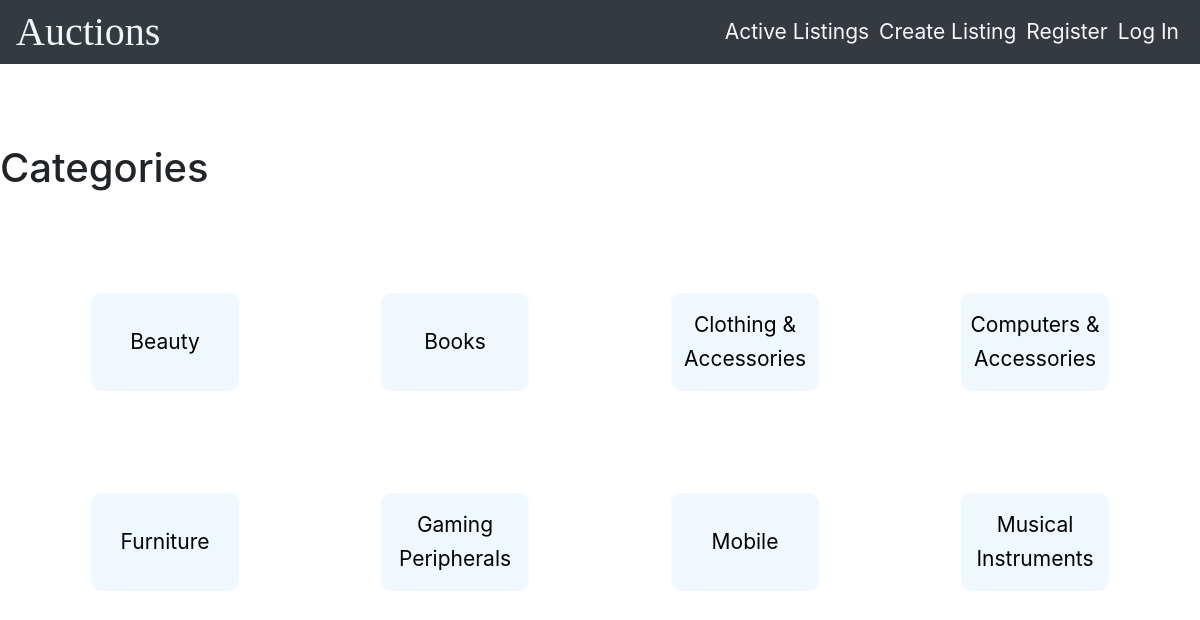
The page /categories on the database its author committed.
### auctions/models.py (models this page shows, shortened)
class Listing(models.Model):
    title = models.CharField(max_length=65)
    discription = models.TextField(max_length=500)
    offer = models.FloatField(blank=False)
    url = models.URLField()
    category = models.CharField(max_length=250)
    status = models.BooleanField(default=True)
    author = models.ForeignKey(User, on_delete=models.CASCADE, related_name='auction')
    created = models.DateTimeField(default=timezone.now)
    winner = models.ForeignKey(User, on_delete=models.PROTECT, null=True, blank=True, related_name="winner")
    watch_list = models.ManyToManyField(User, blank=True, related_name='onlooker')

### auctions/views.py (the view)
# urls.py: path("categories", views.categories, name="categories"),
def categories(request):
    listings = Listing.objects.order_by('category').values('category').distinct()
    if request.method == "GET":
        return render(request, "auctions/categories.html", {
            "listings": listings,
        })

### auctions/templates/auctions/categories.html
{% extends "auctions/layout.html" %}
{% load static %}
{% block body %}
	<p class="h1">Categories</p>
	<div class="flex cats">
	{% for item in listings %}
		<div class="flex cat">
			<span><a href="{%url 'category' item.category %}">{{item.category}}</a></span>
		</div>
	{% endfor %}
</div>
{% endblock %}

### auctions/templates/auctions/layout.html (shortened to what this page needs)
{% load static %}
<!DOCTYPE html>
<html lang="en">
    <head>
        <link rel="stylesheet" href="https://stackpath.bootstrapcdn.com/bootstrap/4.4.1/css/bootstrap.min.css">
        <link type="text/css" href="{% static 'auctions/styles.css' %}" rel="stylesheet">
    </head>
    <body>
        <header>
            <nav class="navbar navbar-expand-lg navbar-dark bg-dark ">
                <h1>Auctions</h1>
                <div class="collapse navbar-collapse" id="navbarColor01">
                    <ul class="navbar-nav mr-auto">
                        <li class="nav-item active">
                        <a href="{% url 'index' %}">Active Listings</a>
                        </li>
                        <li class="nav-item">
                        <a href="{% url 'createlisting' %}">Create Listing</a>
                        </li>
                        {% if user.is_authenticated %}
                        <li class="nav-item">
                            <a href="{% url 'watchlist' %}">
                                WatchList <p class="badge badge-secondary h-75">{{user.watchlist_count}}</p>
                            </a>
                        </li>
                        <li class="nav-item">
                            <a href="{% url 'categories' %}">Categories</a>
                        </li>
                        <li class="nav-item">
                            <a href="{% url 'logout' %}">Log Out</a>
                            </li>
                    {% else %}
                        <li class="nav-item">
                            <a href="{% url 'register' %}">Register</a>
                        </li>
                        <li class="nav-item">
                            <a href="{% url 'login' %}">Log In</a>
                        </li>
                    {%endif%}
                    </ul>
                </div>
            </nav>
        </header>
        <main>
            {% block body %}
            {% endblock %}
        </main>
    </body>
</html>

### auctions/static/auctions/styles.css (style rules this page uses)
*, *::before, *::after { box-sizing: border-box; }
body { font-family: "Sans serif", Arial, ; font-weight: 400; font-size: 1.3125rem; line-height: 1.6; margin: 0; }
h1, h2, h3 { font-family: 'DM Serif Display', serif; }
body, h1, h2, p { margin: 0; }
nav > h1 { color: aliceblue; }
.navbar-expand-lg { justify-content: space-between; }
.navbar-collapse { flex-grow: unset; color: #f7f7f9; }
li > a { color: inherit; text-decoration: none; margin: 5px; }
main { padding-top: 80px; }
a, a:hover, a:active { color: #000000; text-decoration: none; }
.flex { display: flex; }
.cat { border-radius: 12px; width: 150px; height: 100px; border: 1px solid white; background-color: aliceblue; text-align: center; justify-content: center; align-items: center; }
.cats { justify-content: space-evenly; gap: 100px; flex-wrap: wrap; margin-top: 50px; padding: 50px; }

### rows shown on the page
Listing: category "Beauty"
Listing: category "Books"
Listing: category "Clothing & Accessories"
Listing: category "Furniture"
Listing: category "Gaming Peripherals"
Listing: category "Mobile"
Listing: category "Musical Instruments"

### other values the page prints
{{ item.category }} "Computers & Accessories"
